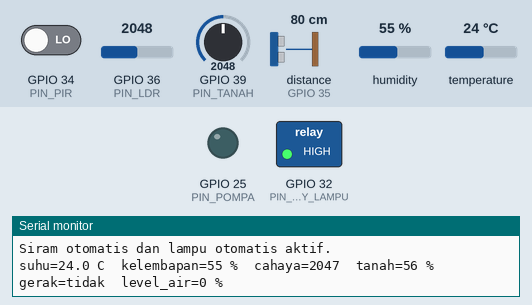
Bench run of a sketch on a simulated ESP32. Parts: switched loads named in the sketch (green lamp = pin HIGH), output pins drawn as LEDs (lit = HIGH), the last lines printed to the serial monitor. Wiring (from diagram.json): ultrasonic range finder: trigger GPIO 15; echo GPIO 35. Inputs (shaded band) come from the test bench; at power-on: GPIO 39 (PIN_TANAH) = 2048, GPIO 34 (PIN_PIR) LOW, GPIO 36 (PIN_LDR) = 2048, distance to the obstacle (sensor on GPIO 35) 80 cm, humidity 55 %, temperature 24 °C. The echo pulse lasts 58.3 µs per cm; pins used as bus, display or sensor lines are not drawn.

Above: at 2.8 s.
2.9 s: GPIO 39 (PIN_TANAH) set to 2866
5.6 s: GPIO 34 (PIN_PIR) driven HIGH
9.9 s: GPIO 36 (PIN_LDR) set to 3062
11.7 s: GPIO 36 (PIN_LDR) set to 3146
At 13.8 s:
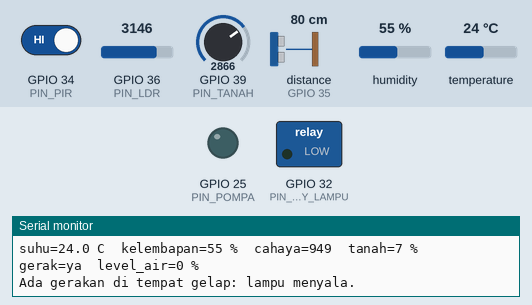
14.1 s: GPIO 34 (PIN_PIR) driven LOW
At 15.5 s:
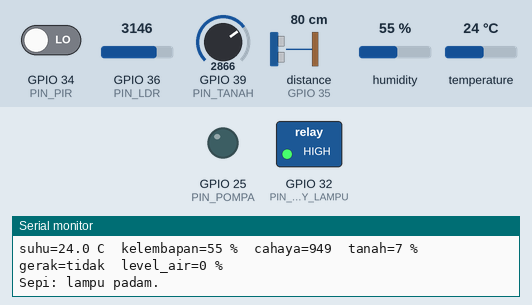
Timing chart, 0 to 17.1 s (numbered marks = the images above; inputs shaded):
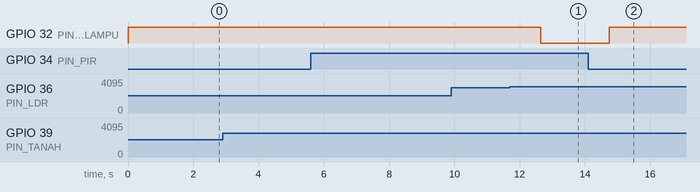

Measured:
- the behaviour switches between 3095 and 3096 on GPIO 36 (PIN_LDR) (found by bisection; images 0 and 1)
- after the input at 11.7 s, GPIO 32 (PIN_RELAY_LAMPU): HIGH → LOW after 0.95 s
- after the input at 14.1 s, GPIO 32 (PIN_RELAY_LAMPU): LOW → HIGH after 0.65 s

The sketch:

modul06_siram_lampu_otomatis.ino
```cpp
// Modul 6 - Praktik 8: siram otomatis dan lampu otomatis
// Siram: tanah kering -> pompa 3 detik, TETAPI ditolak kalau air tandon terlalu sedikit.
// Lampu: ada gerakan di tempat gelap -> relay lampu menyala; sepi lagi -> padam.
// Isinya Praktik 7 ditambah dua aturan di bawah tanda "BARU di Praktik 8".
// Library: DHT sensor library by Adafruit 1.4.7 (+ Adafruit Unified Sensor 1.1.15).

#include <DHT.h>

// ---------- Peta pin kanonik ----------
const int PIN_DHT = 14;          // D14: DHT22
const int PIN_LDR = 36;          // VP: LDR
const int PIN_TANAH = 39;        // VN: sensor tanah kapasitif
const int PIN_PIR = 34;          // D34: PIR
const int PIN_TRIG = 15;         // D15: HC-SR04 TRIG
const int PIN_ECHO = 35;         // D35: HC-SR04 ECHO, lewat pembagi tegangan
const int PIN_POMPA = 25;        // D25: gerbang MOSFET pompa (Modul 5)
const int PIN_RELAY_LAMPU = 32;  // D32: relay lampu, aktif LOW (Modul 5)

// ---------- Hasil kalibrasimu (Praktik 3 dan 6) ----------
const int TANAH_KERING = 3000;    // angka mentah sensor tanah di udara
const int TANAH_BASAH = 1300;     // angka mentah sensor tanah di air
const float JARAK_KOSONG = 20.0;  // cm: sensor ke dasar tandon
const float JARAK_PENUH = 5.0;    // cm: sensor ke permukaan air saat tandon penuh

// ---------- Aturan otomatis (BARU di Praktik 8) ----------
const int AMBANG_TANAH_SIRAM = 30;  // tanah di bawah 30 % = kering, perlu disiram (Lampiran A: tanah_siram)
const int LEVEL_AIR_MINIMUM = 20;   // pompa ditolak kalau isi tandon di bawah 20 %
const int DETIK_SIRAM = 3;          // lama pompa menyala
const int JEDA_SIRAM = 15;          // sesudah mencoba menyiram, tunggu 15 laporan (kira-kira 30 detik)
const int AMBANG_GELAP = 1000;      // cahaya di bawah ini dianggap gelap

DHT dht(PIN_DHT, DHT22);

struct BacaanSensor {
  float suhu;      // derajat Celsius; NAN kalau DHT22 gagal dibaca
  int kelembapan;  // persen; -1 kalau DHT22 gagal dibaca
  int cahaya;      // 0 (gelap gulita) sampai 4095 (sangat terang)
  int tanah;       // persen: 0 = kering seperti di udara, 100 = basah seperti di air
  bool gerak;      // true kalau PIR melihat gerakan
  int level_air;   // persen isi tandon; -1 kalau gema HC-SR04 tidak kembali
};

bool lampuMenyala = false;
int sisaJedaSiram = 0;  // berapa laporan lagi sebelum boleh mencoba menyiram lagi

// ---------- Membaca sensor (sama dengan Praktik 7) ----------
int bacaAnalogRata(int pin) {
  long jumlah = 0;
  for (int i = 0; i < 20; i++) {
    jumlah += analogRead(pin);
    delay(2);
  }
  return jumlah / 20;
}

int bacaCahaya() {
  return 4095 - bacaAnalogRata(PIN_LDR);
}

int bacaTanahPersen() {
  int persen = map(bacaAnalogRata(PIN_TANAH), TANAH_KERING, TANAH_BASAH, 0, 100);
  return constrain(persen, 0, 100);
}

float ukurJarakCm() {
  digitalWrite(PIN_TRIG, LOW);
  delayMicroseconds(2);
  digitalWrite(PIN_TRIG, HIGH);
  delayMicroseconds(10);
  digitalWrite(PIN_TRIG, LOW);
  unsigned long durasi = pulseIn(PIN_ECHO, HIGH, 30000);
  if (durasi == 0) {
    return -1;
  }
  return durasi / 58.0;
}

int bacaLevelAir() {
  float jarak = ukurJarakCm();
  if (jarak < 0) {
    return -1;
  }
  int persen = (JARAK_KOSONG - jarak) * 100 / (JARAK_KOSONG - JARAK_PENUH);
  return constrain(persen, 0, 100);
}

BacaanSensor bacaSensor() {
  BacaanSensor b;
  b.suhu = dht.readTemperature();
  float kelembapan = dht.readHumidity();
  if (isnan(kelembapan)) {
    b.kelembapan = -1;
  } else {
    b.kelembapan = round(kelembapan);
  }
  b.cahaya = bacaCahaya();
  b.tanah = bacaTanahPersen();
  b.gerak = digitalRead(PIN_PIR) == HIGH;
  b.level_air = bacaLevelAir();
  return b;
}

void cetakNilai(int nilai) {
  if (nilai < 0) {
    Serial.print("--");
  } else {
    Serial.print(nilai);
  }
}

void cetakBacaan(BacaanSensor b) {
  Serial.print("suhu=");
  if (isnan(b.suhu)) {
    Serial.print("--");
  } else {
    Serial.print(b.suhu, 1);
  }
  Serial.print(" C  kelembapan=");
  cetakNilai(b.kelembapan);
  Serial.print(" %  cahaya=");
  Serial.print(b.cahaya);
  Serial.print("  tanah=");
  Serial.print(b.tanah);
  Serial.print(" %  gerak=");
  if (b.gerak) {
    Serial.print("ya");
  } else {
    Serial.print("tidak");
  }
  Serial.print("  level_air=");
  cetakNilai(b.level_air);
  Serial.println(" %");
}

// ---------- BARU di Praktik 8: aktuator dan dua aturan otomatis ----------
void aturLampu(bool nyala) {
  lampuMenyala = nyala;
  if (nyala) {
    digitalWrite(PIN_RELAY_LAMPU, LOW);  // relay aktif LOW
  } else {
    digitalWrite(PIN_RELAY_LAMPU, HIGH);
  }
}

// Pompa hanya menyala kalau air tandon cukup. Tandon diukur tepat sebelum pompa menyala.
void jalankanPompa(int detik) {
  detik = constrain(detik, 1, 10);  // batas aman: 1-10 detik
  delay(60);  // lembar data HC-SR04: jeda minimal 60 ms sejak ukuran sebelumnya (Konsep 10)
  int levelAir = bacaLevelAir();
  if (levelAir < LEVEL_AIR_MINIMUM) {  // -1 (tidak terbaca) juga lebih kecil, jadi ikut ditolak
    Serial.print("pompa DITOLAK: air tandon ");
    if (levelAir < 0) {
      Serial.println("tidak terbaca");
    } else {
      Serial.print("tinggal ");
      Serial.print(levelAir);
      Serial.println(" %");
    }
    return;
  }
  Serial.print("pompa menyala ");
  Serial.print(detik);
  Serial.println(" detik...");
  digitalWrite(PIN_POMPA, HIGH);
  delay(detik * 1000);  // untuk sementara masih memblokir; Modul 8 membuatnya tanpa delay()
  digitalWrite(PIN_POMPA, LOW);
}

void siramOtomatis(BacaanSensor b) {
  if (sisaJedaSiram > 0) {  // baru saja mencoba menyiram: tunggu dulu
    sisaJedaSiram--;
    return;
  }
  if (b.tanah < AMBANG_TANAH_SIRAM) {
    Serial.print("Tanah kering (");
    Serial.print(b.tanah);
    Serial.print(" %): ");
    jalankanPompa(DETIK_SIRAM);  // pengaman tandon ada di dalam jalankanPompa()
    sisaJedaSiram = JEDA_SIRAM;  // berhasil atau ditolak, jangan coba lagi selama kira-kira 30 detik
  }
}

void lampuOtomatis(BacaanSensor b) {
  bool gelap = b.cahaya < AMBANG_GELAP;
  if (b.gerak && gelap && !lampuMenyala) {
    Serial.println("Ada gerakan di tempat gelap: lampu menyala.");
    aturLampu(true);
  }
  if (!b.gerak && lampuMenyala) {
    Serial.println("Sepi: lampu padam.");
    aturLampu(false);
  }
}

void setup() {
  Serial.begin(115200);
  dht.begin();
  pinMode(PIN_PIR, INPUT);
  pinMode(PIN_TRIG, OUTPUT);
  pinMode(PIN_ECHO, INPUT);
  digitalWrite(PIN_TRIG, LOW);
  pinMode(PIN_POMPA, OUTPUT);
  digitalWrite(PIN_POMPA, LOW);
  pinMode(PIN_RELAY_LAMPU, OUTPUT);
  aturLampu(false);  // segera matikan: pinMode(OUTPUT) baru saja membuat pin LOW (= relay menarik)
  Serial.println("Siram otomatis dan lampu otomatis aktif.");
}

void loop() {
  delay(2000);
  BacaanSensor bacaan = bacaSensor();
  cetakBacaan(bacaan);
  siramOtomatis(bacaan);
  lampuOtomatis(bacaan);
}
```
